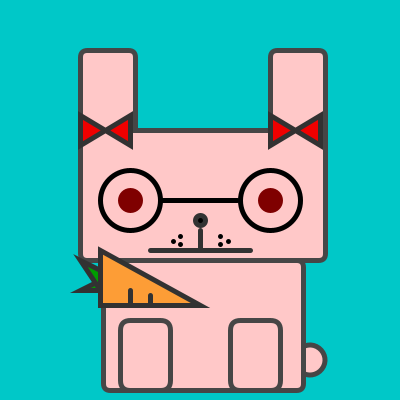
Frame 1 (no input)
Frame 60 (the mouse pressed at the canvas centre just before this capture): identical to frame 1, image omitted
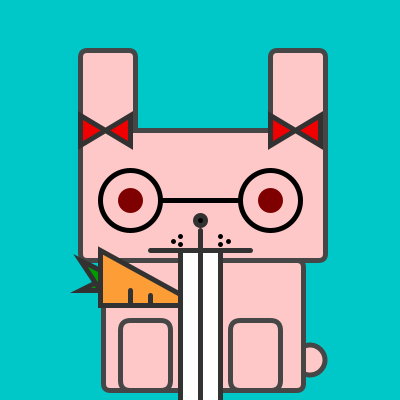
Frame 120 (the mouse held since frame 60 and released just before this capture)

The Processing sketch that drew these frames (run headless with seeded random() and noise(); from frame 60 on, the mouse is pressed at the canvas centre):

// Processing sketch: processing_92798
// ── processing_92798.pde

void setup() {
  size(400, 400);
  smooth();
  strokeWeight(5);
}
void draw() {
  background(0, 200, 200);
  stroke(70);

  fill(255, 200, 200);
  arc(310, 360, 30, 30, 90, PI+180, CHORD);
  rect(80, 50, 55, 100, 7);
  rect(270, 50, 55, 100, 7);
  rect(80, 130, 245, 130, 7);
  rect(103, 260, 200, 130, 7);
  rect(120, 320, 50, 70, 10);
  rect(230, 320, 50, 70, 10);




  stroke(0);
  ellipse(130, 200, 60, 60);
  ellipse(270, 200, 60, 60);

  point(220, 236);
  point(220, 244);
  point(228, 241);

  point(180, 236);
  point(180, 244);
  point(173, 241);

  fill(127, 0, 0);
  stroke(127, 0, 0);
  ellipse(130, 200, 20, 20);
  ellipse(270, 200, 20, 20);
  stroke(0);
  line(160, 200, 237, 200);
  
  stroke(50);
  fill(253, 157, 54);
  triangle(200, 305, 100, 250, 100, 305);

  fill(0, 157, 0);
  triangle(80, 290, 100, 280, 100, 290);
  triangle(80, 260, 100, 270, 100, 290);

  fill(254, 254, 254);

  rect(180, 250, 20, mouseY);
  rect(200, 250, 20, mouseY);

  fill(0);
  stroke(50);
  ellipse(200, 220, 10, 10);

  line(150, 250, 250, 250);
  line(200, 230, 200, 250);


  line(150, 303, 150, 295);
  line(130, 303, 130, 290);
  fill(240, 0, 0);
  quad(270, 115, 320, 145, 320, 115, 270, 145);
  quad(80, 115, 130, 145, 130, 115, 80, 145);
}
